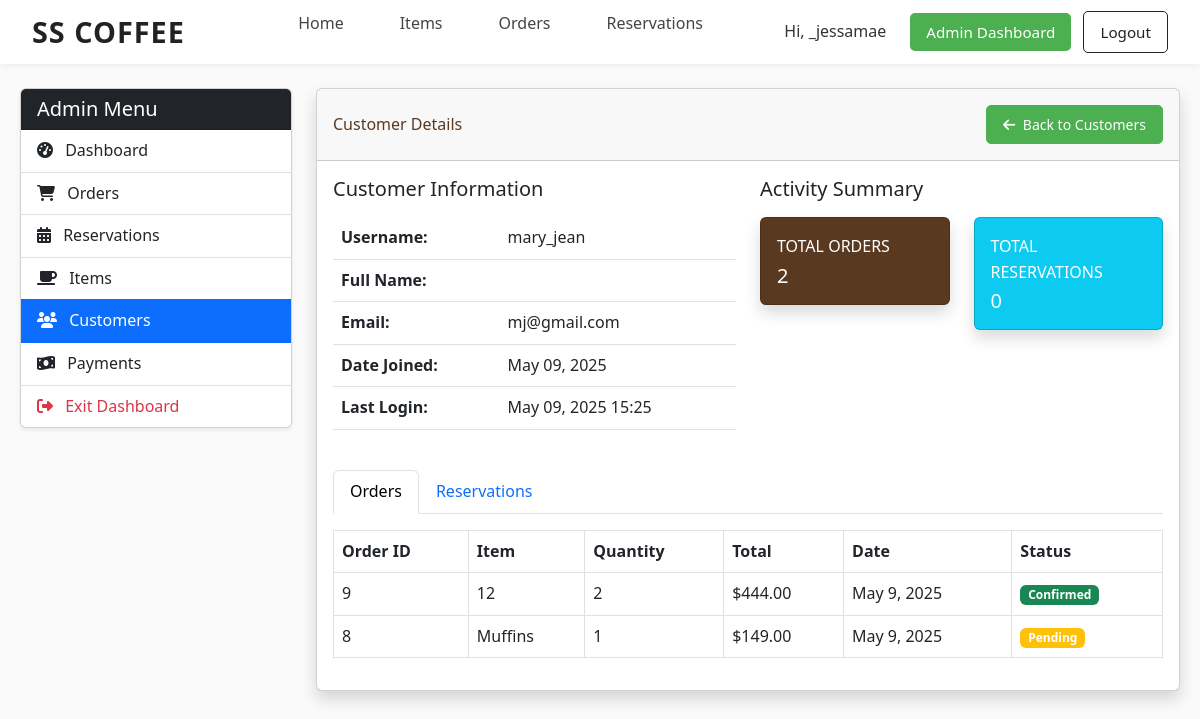
Page /admin-dashboard/customers/9/ (signed in) on the committed database.
### core/models.py (models this page shows, shortened)
class CustomUser(AbstractUser):
    pass

class Order(models.Model):
    STATUS_CHOICES = (
        ('pending', 'Pending'),
        ('confirmed', 'Confirmed'),
        ('cancelled', 'Cancelled'),
    )
    item = models.ForeignKey(Item, on_delete=models.CASCADE)
    customer = models.ForeignKey(settings.AUTH_USER_MODEL, on_delete=models.CASCADE, related_name='orders')
    quantity = models.PositiveIntegerField()
    order_date = models.DateField()
    order_time = models.TimeField()
    status = models.CharField(max_length=20, choices=STATUS_CHOICES, default='pending')  # <-- ADD THIS
    @property
    def get_total(self):
        return self.quantity * self.item.price

class Item(models.Model):
    name = models.CharField(max_length=100)
    description = models.TextField()
    price = models.DecimalField(max_digits=6, decimal_places=2)
    image = models.ImageField(upload_to='items/')
    CATEGORY_CHOICES = [
        ('coffee', 'Coffee'),
        ('snack', 'Snack'),
    ]
    category = models.CharField(max_length=20, choices=CATEGORY_CHOICES)

### core/views.py (the view)
# urls.py: path('admin-dashboard/customers/<int:customer_id>/', views.admin_customer_detail, name='admin_customer_detail'),
@user_passes_test(is_admin)
def admin_customer_detail(request, customer_id):
    customer = get_object_or_404(CustomUser, id=customer_id)
    orders = Order.objects.filter(customer=customer).order_by('-order_date', '-order_time')
    reservations = Reservation.objects.filter(customer=customer).order_by('-reservation_date', '-reservation_time')
    context = {
        'customer': customer,
        'orders': orders,
        'reservations': reservations,
    }
    return render(request, 'admin/customer_detail.html', context)

### core/views.py (called while the page is built)
def is_admin(user):
    return user.is_authenticated and (user.is_staff or user.is_superuser)

### core/templates/admin/customer_detail.html (shortened to what this page needs)
{% extends 'base.html' %}
{% load static %}
{% block content %}
<div class="container-fluid mt-4">
    <div class="row">
        <div class="col-md-3">
            <div class="card shadow-sm mb-4">
                <div class="card-header bg-dark text-white">
                    <h5 class="mb-0">Admin Menu</h5>
                </div>
                <div class="list-group list-group-flush">
                    <a href="{% url 'admin_dashboard' %}" class="list-group-item list-group-item-action">
                        <i class="fas fa-tachometer-alt me-2"></i> Dashboard
                    </a>
                    <a href="{% url 'admin_orders' %}" class="list-group-item list-group-item-action">
                        <i class="fas fa-shopping-cart me-2"></i> Orders
                    </a>
                    <a href="{% url 'admin_reservations' %}" class="list-group-item list-group-item-action">
                        <i class="fas fa-calendar-alt me-2"></i> Reservations
                    </a>
                    <a href="{% url 'admin_items' %}" class="list-group-item list-group-item-action">
                        <i class="fas fa-coffee me-2"></i> Items
                    </a>
                    <a href="{% url 'admin_customers' %}" class="list-group-item list-group-item-action active">
                        <i class="fas fa-users me-2"></i> Customers
                    </a>
                    <a href="{% url 'admin_payments' %}" class="list-group-item list-group-item-action">
                        <i class="fas fa-money-bill-wave me-2"></i> Payments
                    </a>
                    <a href="{% url 'home' %}" class="list-group-item list-group-item-action text-danger">
                        <i class="fas fa-sign-out-alt me-2"></i> Exit Dashboard
                    </a>
                </div>
            </div>
        </div>
        <div class="col-md-9">
            <div class="card shadow mb-4">
                <div class="card-header py-3 d-flex flex-row align-items-center justify-content-between">
                    <h6 class="m-0 font-weight-bold text-primary">Customer Details</h6>
                    <a href="{% url 'admin_customers' %}" class="btn btn-sm btn-secondary">
                        <i class="fas fa-arrow-left me-1"></i> Back to Customers
                    </a>
                </div>
                <div class="card-body">
                    <div class="row">
                        <div class="col-md-6">
                            <h5 class="mb-3">Customer Information</h5>
                            <table class="table">
                                <tr>
                                    <th>Username:</th>
                                    <td>{{ customer.username }}</td>
                                </tr>
                                <tr>
                                    <th>Full Name:</th>
                                    <td>{{ customer.get_full_name }}</td>
                                </tr>
                                <tr>
                                    <th>Email:</th>
                                    <td>{{ customer.email }}</td>
                                </tr>
                                <tr>
                                    <th>Date Joined:</th>
                                    <td>{{ customer.date_joined|date:"F d, Y" }}</td>
                                </tr>
                                <tr>
                                    <th>Last Login:</th>
                                    <td>{{ customer.last_login|date:"F d, Y H:i" }}</td>
                                </tr>
                            </table>
                        </div>
                        <div class="col-md-6">
                            <h5 class="mb-3">Activity Summary</h5>
                            <div class="row">
                                <div class="col-md-6 mb-4">
                                    <div class="card bg-primary text-white shadow">
                                        <div class="card-body">
                                            <div class="text-xs font-weight-bold text-uppercase mb-1">Total Orders</div>
                                            <div class="h5 mb-0 font-weight-bold">{{ orders.count }}</div>
                                        </div>
                                    </div>
                                </div>
                                <div class="col-md-6 mb-4">
                                    <div class="card bg-info text-white shadow">
                                        <div class="card-body">
                                            <div class="text-xs font-weight-bold text-uppercase mb-1">Total Reservations</div>
                                            <div class="h5 mb-0 font-weight-bold">{{ reservations.count }}</div>
                                        </div>
                                    </div>
                                </div>
                            </div>
                        </div>
                    </div>
                    <div class="row mt-4">
                        <div class="col-md-12">
                            <ul class="nav nav-tabs" id="customerTabs" role="tablist">
                                <li class="nav-item" role="presentation">
                                    <button class="nav-link active" id="orders-tab" data-bs-toggle="tab" data-bs-target="#orders" type="button" role="tab" aria-controls="orders" aria-selected="true">Orders</button>
                                </li>
                                <li class="nav-item" role="presentation">
                                    <button class="nav-link" id="reservations-tab" data-bs-toggle="tab" data-bs-target="#reservations" type="button" role="tab" aria-controls="reservations" aria-selected="false">Reservations</button>
                                </li>
                            </ul>
                            <div class="tab-content" id="customerTabsContent">
                                <div class="tab-pane fade show active" id="orders" role="tabpanel" aria-labelledby="orders-tab">
                                    <div class="table-responsive mt-3">
                                        <table class="table table-bordered">
                                            <thead>
                                                <tr>
                                                    <th>Order ID</th>
                                                    <th>Item</th>
                                                    <th>Quantity</th>
                                                    <th>Total</th>
                                                    <th>Date</th>
                                                    <th>Status</th>
                                                </tr>
                                            </thead>
                                            <tbody>
                                                {% for order in orders %}
                                                <tr>
                                                    <td>{{ order.id }}</td>
                                                    <td>{{ order.item.name }}</td>
                                                    <td>{{ order.quantity }}</td>
                                                    <td>${{ order.get_total }}</td>
                                                    <td>{{ order.order_date }}</td>
                                                    <td>
                                                        {% if order.status == 'pending' %}
                                                        <span class="badge bg-warning">Pending</span>
                                                        {% elif order.status == 'confirmed' %}
                                                        <span class="badge bg-success">Confirmed</span>
                                                        {% elif order.status == 'cancelled' %}
                                                        <span class="badge bg-danger">Cancelled</span>
                                                        {% endif %}
                                                    </td>
                                                </tr>
                                                {% empty %}
                                                <tr>
                                                    <td colspan="6" class="text-center">No orders found</td>
                                                </tr>
                                                {% endfor %}
                                            </tbody>
                                        </table>
                                    </div>
                                </div>
                            </div>
                        </div>
                    </div>
                </div>
            </div>
        </div>
    </div>
</div>
{% endblock %}

### core/templates/navbar.html (shortened to what this page needs)
{% load static %}
<nav class="navbar">
  <div class="logo"><a href="{% url 'home' %}">SS Coffee</a></div>
  <ul class="nav-links">
    <li><a href="{% url 'home' %}">Home</a></li>
    <li><a href="{% url 'items' %}">Items</a></li>
    <li><a href="{% url 'orders' %}">Orders</a></li>
    <li><a href="{% url 'reservations' %}">Reservations</a></li>
  </ul>
  <div class="auth-buttons">
    {% if request.user.is_authenticated %}
      <span class="welcome">Hi, {{ request.user.username }}</span>
      {% if request.user.is_staff or request.user.is_superuser %}
        <a href="{% url 'admin_dashboard' %}" class="btn" style="background-color: #4CAF50; color: white; border: none;">Admin Dashboard</a>
      {% endif %}
      <a href="{% url 'logout' %}" class="logout-btn">Logout</a>
    {% else %}
      <button type="button" class="btn login-btn">Login</button>
      <button type="button" class="btn register-btn">Register</button>
    {% endif %}
  </div>
</nav>

### core/static/css/global.css (style rules this page uses)
:root { --primary-color: #5a3921; --primary-light: #8c6d4f; --primary-dark: #3e2816; --secondary-color: #4CAF50; --secondary-light: #80e27e; --secondary-dark: #087f23; --text-dark: #333333; --text-light: #ffffff; --background-light: #f8f9fa; --background-card: #ffffff; --border-color: #e0e0e0; --danger-color: #dc3545; --warning-color: #ffc107; --info-color: #17a2b8; }
body { font-family: 'Poppins', 'Segoe UI', Tahoma, Geneva, Verdana, sans-serif; background-color: var(--background-light); color: var(--text-dark); line-height: 1.6; margin: 0; padding: 0; }
a { color: var(--primary-color); text-decoration: none; transition: color 0.3s ease; }
.container, .container-fluid { padding: 0 20px; }
.text-primary { color: var(--primary-color) !important; }
.bg-primary { background-color: var(--primary-color) !important; }
.btn { padding: 8px 16px; border-radius: 5px; font-weight: 500; transition: all 0.3s ease; }
.btn-secondary { background-color: var(--secondary-color); border-color: var(--secondary-color); color: var(--text-light); }

### core/templates/navbar.html (style rules this page uses)
* { box-sizing: border-box; margin: 0; padding: 0; }
body { font-family: 'Segoe UI', Tahoma, Geneva, Verdana, sans-serif; background-color: #fafafa; color: #333; line-height: 1.6; }
a { color: inherit; text-decoration: none; }
.navbar { display: flex; align-items: center; justify-content: space-between; background: #ffffff; padding: 0 2rem; height: 64px; box-shadow: 0 2px 6px rgba(0, 0, 0, 0.06); position: sticky; top: 0; z-index: 1000; }
.navbar .logo a { font-size: 1.8rem; font-weight: 700; color: #222; text-transform: uppercase; letter-spacing: 1px; }
.navbar .nav-links { list-style: none; display: flex; gap: 1.5rem; }
.navbar .nav-links li { display: flex; align-items: center; }
.navbar .nav-links a { font-size: 1rem; font-weight: 500; color: #444; padding: 0.5rem 1rem; border-radius: 6px; transition: background-color 0.3s ease; }
.auth-buttons { display: flex; align-items: center; gap: 0.75rem; }
.auth-buttons .btn, .auth-buttons .logout-btn { font-size: 0.95rem; padding: 0.5rem 1rem; border-radius: 5px; border: 1px solid #222; background: transparent; color: #222; cursor: pointer; transition: background 0.2s ease; }
.auth-buttons .welcome { font-weight: 500; color: #333; margin-right: 0.75rem; }
.mt-3 { margin-top: 1rem !important; }

### rows in the picture
CustomUser: user.username "_jessamae"
CustomUser: username "mary_jean", email "mj@gmail.com", date_joined "May 09, 2025", last_login "May 09, 2025 15:25"
Order: id "9", item.name "12", quantity "2", get_total "444.00", order_date "May 9, 2025", status "Confirmed"
Order: id "8", item.name "Muffins", quantity "1", get_total "149.00", order_date "May 9, 2025", status "Pending"

### other values in the picture
{{ orders.count }} "2"
{{ reservations.count }} "0"
